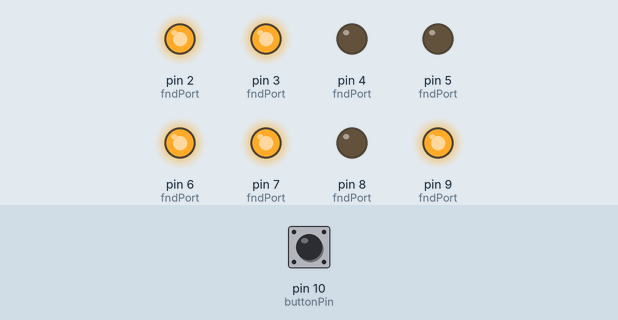
This sketch was run on a simulated Arduino Uno, built with avr-gcc and run on an emulated ATmega328P. Parts: output pins drawn as LEDs (lit = HIGH). Inputs (shaded band) come from the test bench; at power-on: pin 10 (buttonPin) HIGH.

Above: at 1.2 s.
1.3 s: pin 10 (buttonPin) pulsed LOW 2 times (0.12 s each, 0.3 s apart)
At 3.2 s:
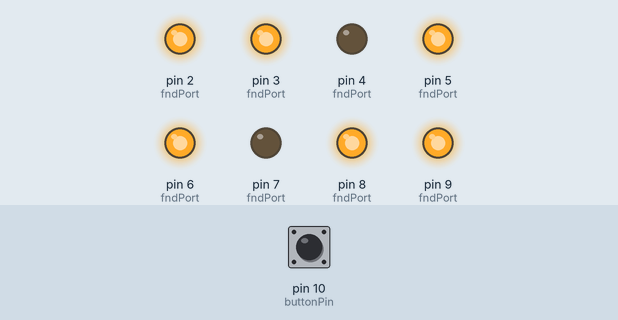
7.4 s: pin 10 (buttonPin) pulled LOW for 1 s
At 10.0 s:
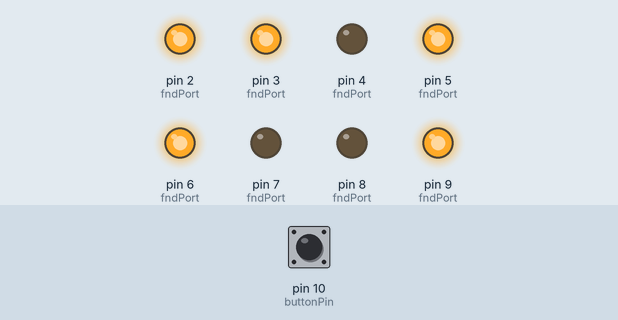
Timing chart, 0 to 16.4 s (numbered marks = the images above; inputs shaded):
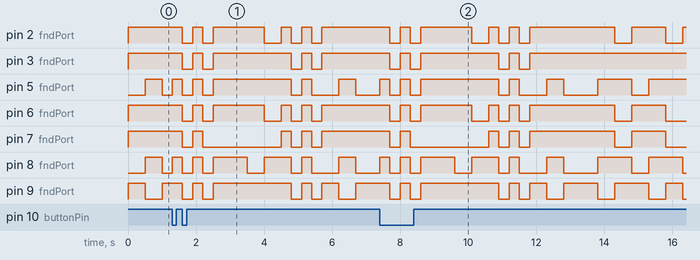

The sketch:

1.ino
```cpp
#define segA 2
#define segB 3
#define segC 5
#define segD 6
#define segE 7
#define segF 8
#define segG 9
#define segDP 4
#define buttonPin 10

int fndPort[8] = {segA, segB, segC, segD, segE, segF, segG, segDP};

int digitData[10][8] = {
  {1,1,1,1,1,1,0,0}, // 0
  {0,1,1,0,0,0,0,0}, // 1
  {1,1,0,1,1,0,1,0}, // 2
  {1,1,1,1,0,0,1,0}, // 3
  {0,1,1,0,0,1,1,0}, // 4
  {1,0,1,1,0,1,1,0}, // 5
  {1,0,1,1,1,1,1,0}, // 6
  {1,1,1,0,0,0,0,0}, // 7
  {1,1,1,1,1,1,1,0}, // 8
  {1,1,1,1,0,1,1,0}  // 9
};

int studentID[] = {2,0,2,2,0,4,2,0,4,7};
int phoneNum[]  = {9,9,3,4};

bool mode = 0;

void setup(){
  for(int i=0;i<8;i++) pinMode(fndPort[i], OUTPUT);
  pinMode(buttonPin, INPUT_PULLUP);
}

void displayDigit(int num){
  for(int i=0;i<8;i++){
    digitalWrite(fndPort[i], digitData[num][i]);
  }
}

void flashEight(){
  for(int k=0;k<2;k++){
    displayDigit(8);
    delay(300);
    clearDisplay();
    delay(300);
  }
}

void clearDisplay(){
  for(int i=0;i<8;i++) digitalWrite(fndPort[i], 0);
}

bool buttonPressed(){
  if(digitalRead(buttonPin) == LOW){
    while(digitalRead(buttonPin) == LOW);
    return true;
  }
  return false;
}

void loop(){
  if(mode == 0){
    for(int i=0;i<sizeof(studentID)/sizeof(int);i++){
      displayDigit(studentID[i]);
      unsigned long t0 = millis();
      while(millis()-t0 < 500){
        if(digitalRead(buttonPin) == LOW){
          flashEight();
          mode = 1;
          return;
        }
      }
    }
    flashEight();
    mode = 1;
  }
  else {
    for(int i=0;i<sizeof(phoneNum)/sizeof(int);i++){
      displayDigit(phoneNum[i]);
      unsigned long t0 = millis();
      while(millis()-t0 < 500){
        if(digitalRead(buttonPin) == LOW){
          flashEight();
          mode = 0;
          return;
        }
      }
    }
    flashEight();
    mode = 0;
  }
}
```
